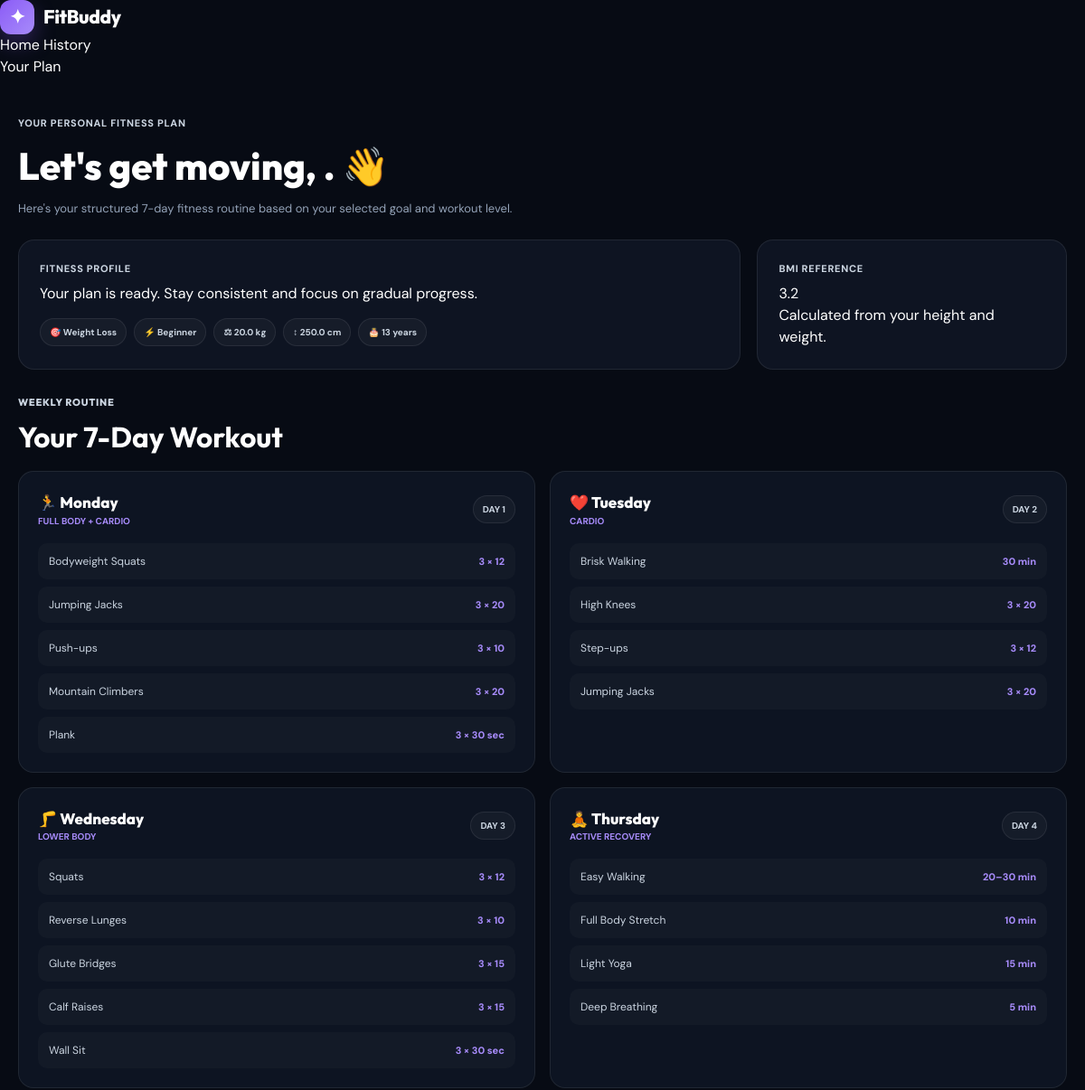
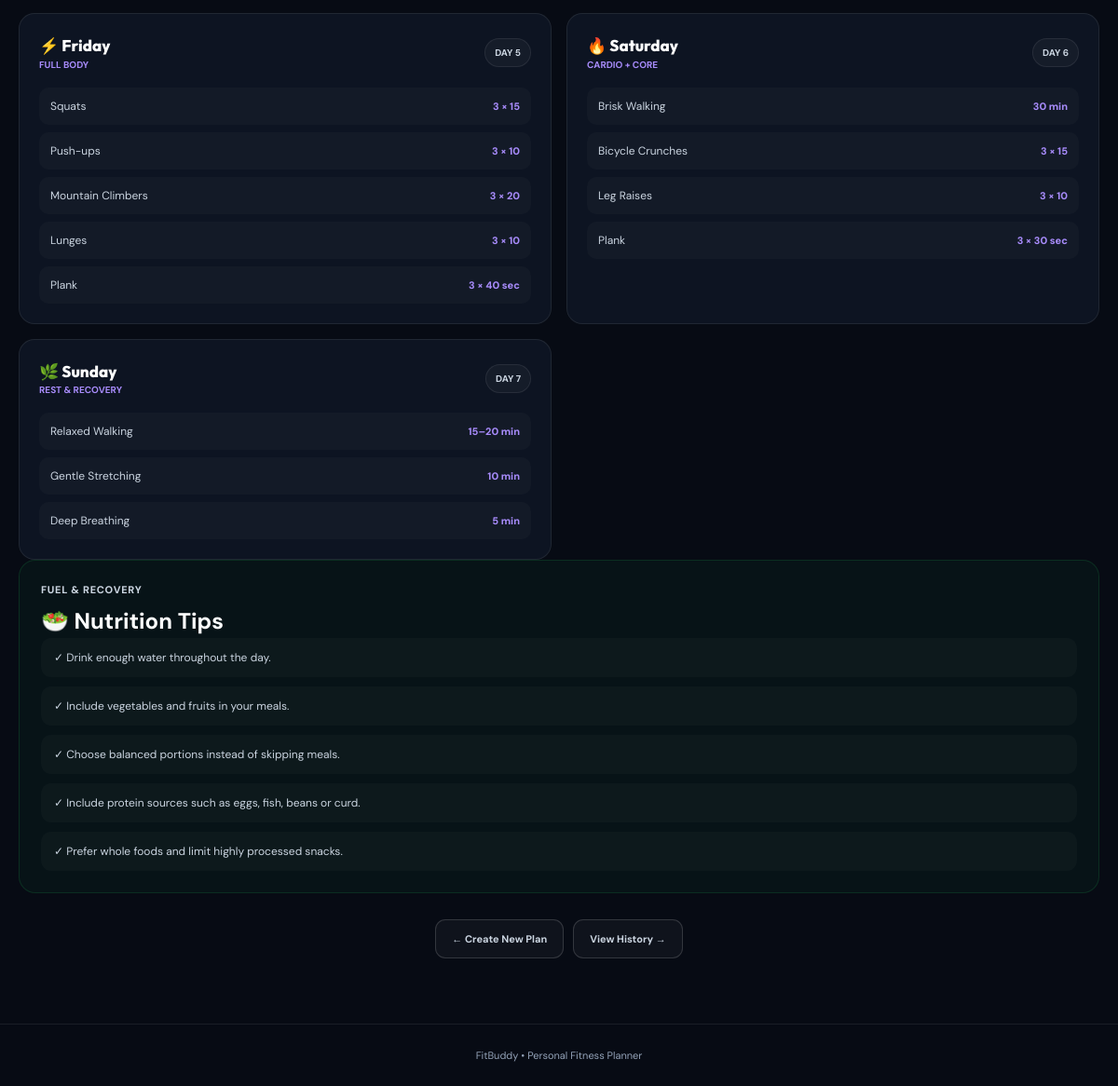
The page /result/6 (signed in) on the database its author committed (2 pictures, top to bottom).
### tables this page shows
CREATE TABLE fitness_profiles (

            id INTEGER PRIMARY KEY AUTOINCREMENT,

            user_id INTEGER NOT NULL,

            age INTEGER NOT NULL,

            gender TEXT NOT NULL,

            height REAL NOT NULL,

            weight REAL NOT NULL,

            goal TEXT NOT NULL,

            level TEXT NOT NULL,

            created_at TEXT NOT NULL,

            FOREIGN KEY (user_id)
            REFERENCES users(id)

        );

### app.py (the view)
@app.route(
    "/result/<int:plan_id>"
)
def result(plan_id):
    if "user_id" not in session:
        return redirect(
            url_for("login")
        )
    if session.get("role") != "user":
        return redirect(
            url_for("admin")
        )
    user_id = session["user_id"]
    conn = get_db()
    data = conn.execute(
        """
        SELECT

            plans.id AS plan_id,

            plans.workout_plan,

            plans.nutrition_tips,

            plans.created_at,

            fitness_profiles.age,

            fitness_profiles.gender,

            fitness_profiles.height,

            fitness_profiles.weight,

            fitness_profiles.goal,

            fitness_profiles.level

        FROM plans

        JOIN fitness_profiles

        ON plans.profile_id =
           fitness_profiles.id

        WHERE plans.id = ?

        AND plans.user_id = ?
        """,
        (
            plan_id,
            user_id
        )
    ).fetchone()
    conn.close()
    if not data:
        return "Plan not found", 404
    workout_plan = json.loads(
        data["workout_plan"]
    )
    nutrition_tips = json.loads(
        data["nutrition_tips"]
    )
    height_m = data["height"] / 100
    bmi = round(
        data["weight"] /
        (height_m * height_m),
        1
    )
    return render_template(
        "result.html",
        user=data,
        workout_plan=workout_plan,
        nutrition_tips=nutrition_tips,
        bmi=bmi
    )

### app.py (called while the page is built)
def get_db():
    conn = sqlite3.connect(DATABASE)
    conn.row_factory = sqlite3.Row
    return conn

### templates/result.html (shortened to what this page needs)
<!DOCTYPE html>
<html lang="en">
<head>
    <link rel="stylesheet"
          href="{{ url_for('static', filename='css/style.css') }}">
</head>
<body class="result-page">
<div class="app-shell">
    <nav class="navbar">
        <a href="{{ url_for('dashboard') }}"
           class="brand">
            <span class="brand-icon">
                ✦
            </span>
            <span>
                Fit<span>Buddy</span>
            </span>
        </a>
        <div class="nav-links">
            <a href="{{ url_for('dashboard') }}">
                Home
            </a>
            <a href="{{ url_for('history') }}">
                History
            </a>
        </div>
        <div class="nav-status">
            Your Plan
        </div>
    </nav>
    <main>
        <section class="page-header">
            <span class="mini-label">
                YOUR PERSONAL FITNESS PLAN
            </span>
            <h1>
                Let's get moving,
                {{ user["name"] }}. 👋
            </h1>
            <p>
                Here's your structured 7-day fitness routine
                based on your selected goal and workout level.
            </p>
        </section>
        <section class="result-top">
            <div class="result-profile">
                <span class="mini-label">
                    FITNESS PROFILE
                </span>
                <p>
                    Your plan is ready. Stay consistent and
                    focus on gradual progress.
                </p>
                <div class="profile-tags">
                    <span class="tag">
                        🎯
                        {{ user["goal"].replace("_", " ").title() }}
                    </span>
                    <span class="tag">
                        ⚡
                        {{ user["level"].title() }}
                    </span>
                    <span class="tag">
                        ⚖
                        {{ user["weight"] }} kg
                    </span>
                    <span class="tag">
                        ↕
                        {{ user["height"] }} cm
                    </span>
                    <span class="tag">
                        🎂
                        {{ user["age"] }} years
                    </span>
                </div>
            </div>
            <div class="bmi-card">
                <span class="mini-label">
                    BMI REFERENCE
                </span>
                <div class="bmi-value">
                    {{ bmi }}
                </div>
                <p>
                    Calculated from your height and weight.
                </p>
            </div>
        </section>
        <section>
            <div class="section-heading">
                <span class="mini-label">
                    WEEKLY ROUTINE
                </span>
                <h2>
                    Your 7-Day Workout
                </h2>
            </div>
            <div class="workout-grid">
                {% for day in workout_plan %}
                <article class="workout-card">
                    <div class="day-heading">
                        <div>
                            <div class="day-name">
                                {{ day.icon }}
                                {{ day.day }}
                            </div>
                            <div class="day-focus">
                                {{ day.focus }}
                            </div>
                        </div>
                        <span class="tag">
                            DAY {{ loop.index }}
                        </span>
                    </div>
                    <div class="exercise-list">
                        {% for exercise, reps in day.exercises %}
                        <div class="exercise">
                            <span class="exercise-name">
                                {{ exercise }}
                            </span>
                            <span class="exercise-reps">
                                {{ reps }}
                            </span>
                        </div>
                        {% endfor %}
                    </div>
                </article>
                {% endfor %}
            </div>
        </section>
        <section class="nutrition-card">
            <span class="mini-label">
                FUEL &amp; RECOVERY
            </span>
            <h2>
                🥗 Nutrition Tips
            </h2>
            <div class="tip-list">
                {% for tip in nutrition_tips %}
                <div class="tip">
                    ✓ {{ tip }}
                </div>
                {% endfor %}
            </div>
        </section>
        <div class="result-actions">
            <a href="{{ url_for('dashboard') }}"
               class="small-btn">
                ← Create New Plan
            </a>
            <a href="{{ url_for('history') }}"
               class="small-btn">
                View History →
            </a>
        </div>
    </main>
    <footer class="footer">
        <span>
            FitBuddy
        </span>
        <span>
            •
        </span>
        <span>
            Personal Fitness Planner
        </span>
    </footer>
</div>
</body>
</html>

### static/css/style.css (style rules this page uses)
:root { --primary: #8b5cf6; --primary-dark: #6d28d9; --secondary: #22c55e; --accent: #06b6d4; --bg: #070b14; --bg-soft: #0b1120; --card: rgba(17, 24, 39, 0.82); --card-solid: #111827; --text: #ffffff; --text-soft: #cbd5e1; --text-muted: #94a3b8; --border: rgba(255, 255, 255, 0.08); --border-strong: rgba(255, 255, 255, 0.15); --danger: #ef4444; --warning: #f59e0b; --radius: 18px; --radius-sm: 12px; --shadow: 0 20px 60px rgba(0, 0, 0, 0.35); --transition: 0.25s ease; }
* { margin: 0; padding: 0; box-sizing: border-box; }
html { scroll-behavior: smooth; }
body { min-height: 100vh; background: radial-gradient( circle at top left, rgba(139, 92, 246, 0.12), transparent 30% ), radial-gradient( circle at bottom right, rgba(6, 182, 212, 0.08), transparent 30% ), var(--bg); color: var(--text); font-family: "DM Sans", sans-serif; line-height: 1.5; }
a { color: inherit; text-decoration: none; }
.brand { display: inline-flex; align-items: center; gap: 10px; font-family: "Outfit", sans-serif; font-size: 21px; font-weight: 800; letter-spacing: -0.4px; }
.brand-icon { width: 38px; height: 38px; display: flex; align-items: center; justify-content: center; border-radius: 12px; background: linear-gradient( 135deg, var(--primary), #a78bfa ); box-shadow: 0 10px 25px rgba(139, 92, 246, 0.3); }
.mini-label { display: block; margin-bottom: 7px; color: var(--text-soft); font-size: 11px; font-weight: 800; text-transform: uppercase; letter-spacing: 0.7px; }
.result-page { min-height: 100vh; background: var(--bg); }
.result-page main { width: min(1180px, calc(100% - 40px)); margin: auto; padding: 42px 0 70px; }
.page-header { margin-bottom: 25px; }
.page-header h1 { font-family: "Outfit", sans-serif; font-size: clamp(28px, 4vw, 42px); font-weight: 800; }
.page-header p { margin-top: 6px; color: var(--text-muted); font-size: 13px; }
.result-top { display: grid; grid-template-columns: minmax(0, 1.4fr) minmax(260px, 0.6fr); gap: 18px; margin-bottom: 25px; }
.result-profile, .bmi-card { padding: 23px; border: 1px solid var(--border); border-radius: 18px; background: rgba(17, 24, 39, 0.78); }
.profile-tags { display: flex; flex-wrap: wrap; gap: 8px; margin-top: 15px; }
.tag { padding: 7px 10px; border: 1px solid var(--border); border-radius: 999px; color: var(--text-soft); background: rgba(255, 255, 255, 0.035); font-size: 10px; font-weight: 700; }
.bmi-card { display: flex; flex-direction: column; justify-content: center; }
.section-heading { margin: 28px 0 14px; font-family: "Outfit", sans-serif; font-size: 21px; font-weight: 800; }
.workout-grid { display: grid; grid-template-columns: repeat(2, minmax(0, 1fr)); gap: 16px; }
.workout-card { padding: 21px; border: 1px solid var(--border); border-radius: 17px; background: rgba(17, 24, 39, 0.75); transition: var(--transition); }
.day-heading { display: flex; align-items: center; justify-content: space-between; gap: 12px; margin-bottom: 17px; }
.day-name { font-family: "Outfit", sans-serif; font-size: 17px; font-weight: 800; }
.day-focus { color: #a78bfa; font-size: 10px; font-weight: 700; text-transform: uppercase; }
.exercise-list { display: flex; flex-direction: column; gap: 8px; }
.exercise { display: flex; align-items: center; justify-content: space-between; gap: 12px; padding: 11px 12px; border-radius: 10px; background: rgba(255, 255, 255, 0.025); }
.exercise-name { color: var(--text-soft); font-size: 12px; }
.exercise-reps { color: #a78bfa; font-size: 11px; font-weight: 800; white-space: nowrap; }
.nutrition-card { padding: 23px; border: 1px solid rgba(34, 197, 94, 0.15); border-radius: 18px; background: rgba(34, 197, 94, 0.045); }
.tip-list { display: flex; flex-direction: column; gap: 10px; }
.tip { padding: 12px 14px; border-radius: 11px; color: var(--text-soft); background: rgba(255, 255, 255, 0.025); font-size: 12px; }
.result-actions { display: flex; justify-content: center; gap: 10px; margin-top: 28px; }
.small-btn { display: inline-flex; align-items: center; justify-content: center; min-height: 42px; padding: 0 17px; border: 1px solid var(--border-strong); border-radius: 11px; color: var(--text-soft); background: rgba(255, 255, 255, 0.035); font-size: 11px; font-weight: 700; transition: var(--transition); }
.footer { padding: 25px 20px; border-top: 1px solid var(--border); color: var(--text-muted); text-align: center; font-size: 11px; }

### rows shown on the page
fitness_profiles: goal.replace "Weight Loss", level "Beginner", weight "20.0", height "250.0", age "13"

### other values the page prints
{{ bmi }} "3.2"
{{ day.icon }} "🏃" "❤️" "🦵" "🧘" "⚡" "🔥" "🌿"
{{ day.day }} "Monday" "Tuesday" "Wednesday" "Thursday" "Friday" "Saturday" "Sunday"
{{ day.focus }} "FULL BODY + CARDIO" "CARDIO" "LOWER BODY" "ACTIVE RECOVERY" "FULL BODY" "CARDIO + CORE" "REST & RECOVERY"
{{ exercise }} "Bodyweight Squats" "Jumping Jacks" "Push-ups" "Mountain Climbers" "Plank" "Brisk Walking" "High Knees" "Step-ups" "Jumping Jacks" "Squats" "Reverse Lunges" "Glute Bridges" "Calf Raises" "Wall Sit" "Easy Walking" "Full Body Stretch" "Light Yoga" "Deep Breathing" "Squats" "Push-ups" "Mountain Climbers" "Lunges" "Plank" "Brisk Walking" "Bicycle Crunches" "Leg Raises" "Plank" "Relaxed Walking" "Gentle Stretching" "Deep Breathing"
{{ reps }} "3 × 12" "3 × 20" "3 × 10" "3 × 20" "3 × 30 sec" "30 min" "3 × 20" "3 × 12" "3 × 20" "3 × 12" "3 × 10" "3 × 15" "3 × 15" "3 × 30 sec" "20–30 min" "10 min" "15 min" "5 min" "3 × 15" "3 × 10" "3 × 20" "3 × 10" "3 × 40 sec" "30 min" "3 × 15" "3 × 10" "3 × 30 sec" "15–20 min" "10 min" "5 min"
{{ tip }} "Drink enough water throughout the day." "Include vegetables and fruits in your meals." "Choose balanced portions instead of skipping meals." "Include protein sources such as eggs, fish, beans or curd." "Prefer whole foods and limit highly processed snacks."
